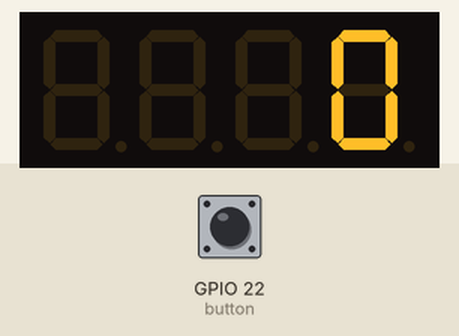
This program was run on a simulated Raspberry Pi (BCM pin numbers). Parts: 4-digit seven-segment display. The test bench sets the inputs (shaded band); at power-on: GPIO 22 (button) HIGH. The segment pins are drawn as the display they are named for; threads take turns every 2 ms.

Above: at 1.2 s.
1.3 s: GPIO 22 (button) pulled LOW for 0.15 s
At 2.5 s:
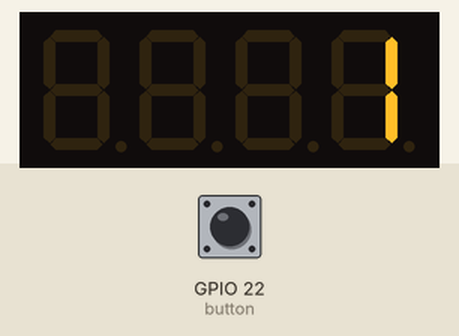
3.0 s: GPIO 22 (button) pulled LOW for 1 s
At 5.0 s:
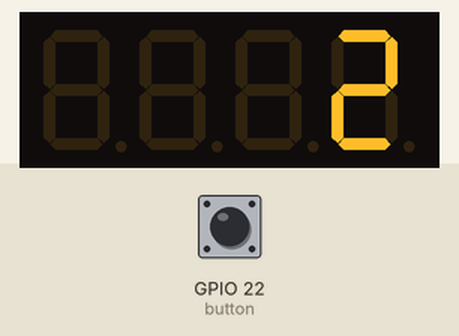
5.5 s: GPIO 22 (button) pulled LOW for 0.15 s
At 6.9 s:
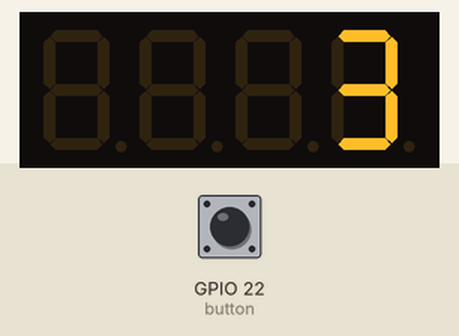
7.2 s: GPIO 22 (button) pulled LOW for 1 s
At 9.4 s:
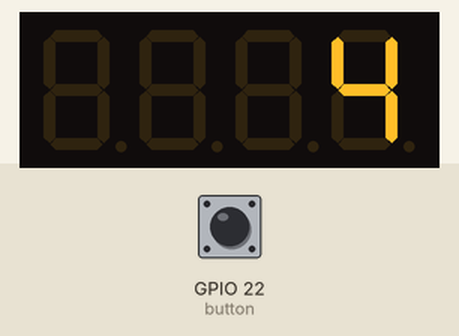
Timing chart, 0 to 10.7 s (numbered marks = the images above; inputs shaded):
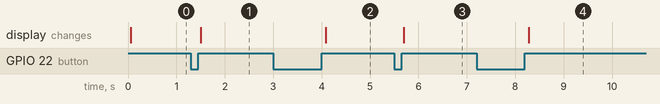

The program:

counter.py
```python
from gpiozero import LED, Button
from time import sleep
from signal import pause
from threading import Thread

MAX_NUMBER = 9999
DISPLAY_SIZE = 4

usleep = lambda x: sleep(x/1000000.0)

button = Button(22)

segA = LED(12)
segB = LED(1)
segC = LED(19)
segD = LED(13)
segE = LED(6)
segF = LED(7)
segG = LED(5)
segDP = LED(0)

dig1 = LED(16)
dig2 = LED(20)
dig3 = LED(21)
dig4 = LED(26)

currentNumber = 0

def zero():
    segA.on()
    segB.on()
    segC.on()
    segD.on()
    segE.on()
    segF.on()
    segG.off()

def one():
    segA.off()
    segB.on()
    segC.on()
    segD.off()
    segE.off()
    segF.off()
    segG.off()

def two():
    segA.on()
    segB.on()
    segC.off()
    segD.on()
    segE.on()
    segF.off()
    segG.on()

def three():
    segA.on()
    segB.on()
    segC.on()
    segD.on()
    segE.off()
    segF.off()
    segG.on()

def four():
    segA.off()
    segB.on()
    segC.on()
    segD.off()
    segE.off()
    segF.on()
    segG.on()

def five():
    segA.on()
    segB.off()
    segC.on()
    segD.on()
    segE.off()
    segF.on()
    segG.on()

def six():
    segA.on()
    segB.off()
    segC.on()
    segD.on()
    segE.on()
    segF.on()
    segG.on()

def seven():
    segA.on()
    segB.on()
    segC.on()
    segD.off()
    segE.off()
    segF.off()
    segG.off()

def eight():
    segA.on()
    segB.on()
    segC.on()
    segD.on()
    segE.on()
    segF.on()
    segG.on()

def nine():
    segA.on()
    segB.on()
    segC.on()
    segD.off()
    segE.off()
    segF.on()
    segG.on()

def initialize():
    enableDigit(4)
    zero()

numbers = {0 : zero,
          1 : one,
          2 : two,
          3 : three,
          4 : four,
          5 : five,
          6 : six,
          7 : seven,
          8 : eight,
          9 : nine
}

def enableDigit(digit):
    if digit == 1:
        dig1.off()
        dig2.on()
        dig3.on()
        dig4.on()
    if digit == 2:
        dig1.on()
        dig2.off()
        dig3.on()
        dig4.on()
    if digit == 3:
        dig1.on()
        dig2.on()
        dig3.off()
        dig4.on()
    if digit == 4:
        dig1.on()
        dig2.on()
        dig3.on()
        dig4.off()

def display(number):
    displayString = str(number)
    digitNumber = DISPLAY_SIZE - len(displayString) + 1
    for index in range(0, len(displayString)):
        enableDigit(digitNumber)
        numbers[int(displayString[index])]()
        usleep(8500)
        digitNumber = digitNumber + 1

def increment():
    global currentNumber
    if currentNumber == MAX_NUMBER:
        currentNumber = 0
    else:
        currentNumber = currentNumber + 1

def incrementTask(args):
    button.when_released = increment

def displayTask(args):
    global currentNumber
    while True:
        display(currentNumber)

initialize()
tasks = [incrementTask, displayTask]
data = "something"
for task in tasks:
    t = Thread(target=task, args=(data,))
    t.start()

pause()
```

Measured:
- after the input at 1.3 s, the display: changes after 0.20 s (image 1)
- after the input at 3.0 s, the display: changes after 1.1 s (image 2)
- after the input at 5.5 s, the display: changes after 0.20 s (image 3)
- after the input at 7.2 s, the display: changes after 1.1 s (image 4)
